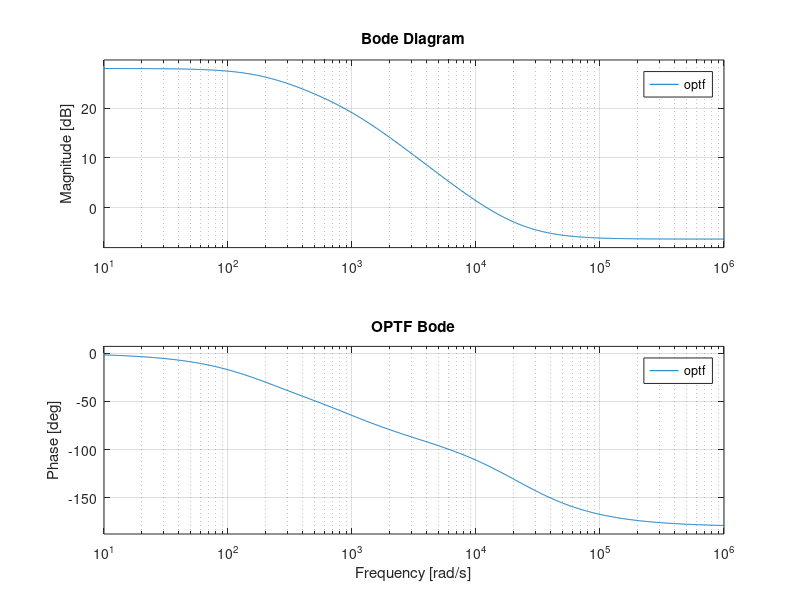
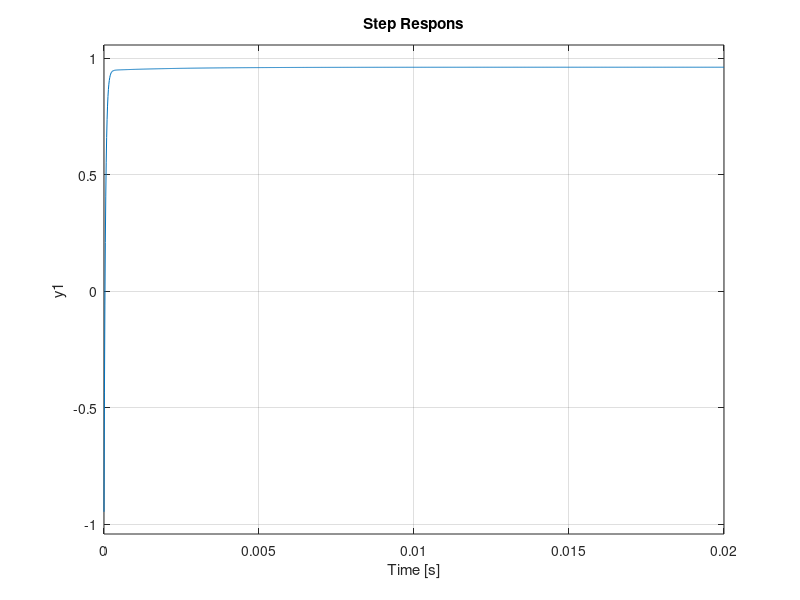
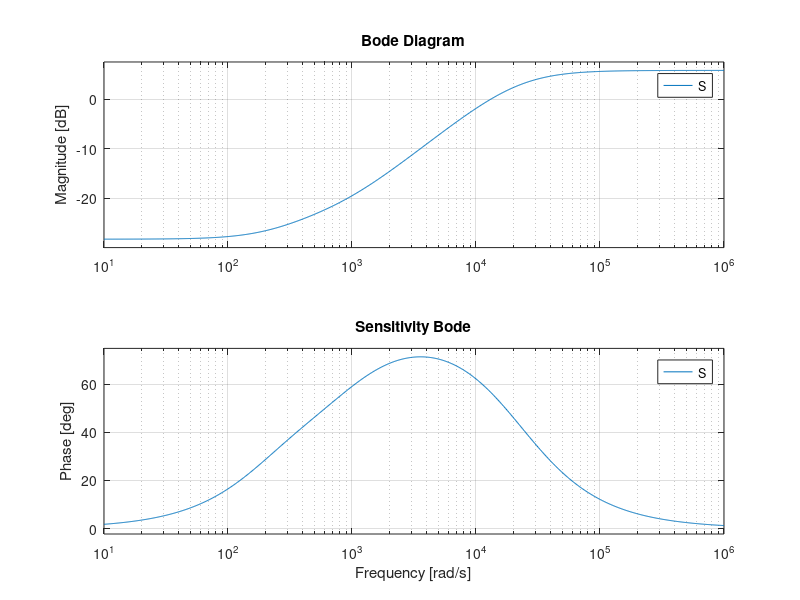

These charts were generated, in order, by the following MATLAB code:
clear all
clc
s = tf('s');
R = 9
Rl = 0.2
%c = 47e-6
c = 9e-3
Rc = 0.5
L = 330e-6
Vo = 20
Vi = 15
d = 1 - (Vi/Vo)
Il = 2
k = (1-2*d)*Rc *c;
k1 = Vo * (1-d) - Il * Rl
k2 = (1-d)^2 + Rl/R
gn = (1+k*s) * (k1 - Il * L * s)
gd = c * s * (L * s + Rl) + (1+k * s) * (k2 +(L*s/R))
g = zpk(gn/gd)
a1 = (s*L + Rl);
a2 = (1-d);
a3 = 1-2*d;
a4 = 1+a3*Rc * c * s
dn = 1
dd = a1 * ((a2/a1)+ (((c*s/a4) + (L/R))/a2))
d = zpk(dn/dd)
l1 = (a2^2/a1) + (1/R)
ldn = -a4/(c*s)
ldd = 1+((l1 *a4)/(c*s))
ld = zpk(ldn/ldd)
cn = 1.1e4*(s+790.3)*(s+242.4)
cd = s*(s+444.4) * (s+2.212e4)
%con = zpk(cn/cd)
con = 1
optf = series(g,con)
figure(1)
bode(optf)
title('OPTF Bode')
cltf = feedback(optf,1)
t = 0:0.01:5
figure (2)
step(cltf)
title('Step Respons')
S=1/(1+optf)
figure(3)
bode(S)
title('Sensitivity Bode')
